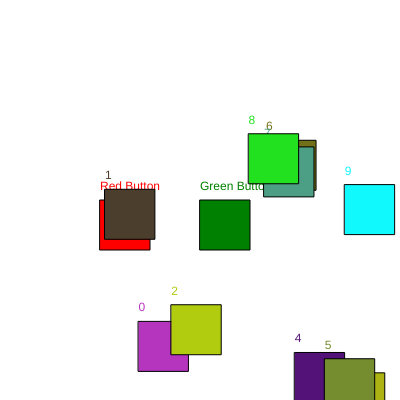
Frame 1 (no input)
Frame 60 (no input): identical to frame 1, image omitted
Frame 120 (the mouse pressed at the canvas centre since frame 60): identical to frame 1, image omitted

The p5.js sketch that drew this single still picture (run headless with seeded random() and noise() and a simulated clock; from frame 60 on, the mouse is pressed at the canvas centre):

// p5.js sketch
// ── sketch.js
// var posX = 0;
// var posY = 0;
// var rectSize = 100;
// var colors = "green";

var button1, button2; //create an empty var

var buttonArray = [];


//create an interface class
class interfaces{
  //constructor: characteristics for your object
  constructor(tempX, tempY, tempS, tempC, tempName){// no limit to num of parameters

    this.x = tempX;
    this.y = tempY;
    this.size = tempS;
    this.color = tempC;
    this.name = tempName;
    this.overlay = false;
    // what inside the class won't affect what's outside the class
  }

  display(){//to draw 2 buttons

    fill(this.color);
    rect(this.x, this.y, this.size, this.size);
    text(this.name, this.x, this.y-10);

    if(this.overlay == true){
      fill(127,127);
      rect(this.x, this.y, this.size, this.size);
    }

  }

  checkbutton(mX,mY){
    if(mX > this.x && mX< this.x + this.size && mY >this.y && mY < this.y + this.size){
      this.overlay = true ;
      return true;
    }else {
      this.overlay = false ;
      return false;
    }
  }



}


function setup() {
  createCanvas(400,400);
  button1 = new interfaces(100,200,50,"red","Red Button"); //create a new button
  button2 = new interfaces(200,200,50,"green","Green Button");


  for(var i = 0; i <10; i++){
    var c = color(random(255),random(255),random(255));
    buttonArray[i] = new interfaces(random(width),random(height),50,c,i);
  }

}



function draw() {
  background(255);


  button1.display();
  if(button1.checkbutton(mouseX,mouseY)){
    console.log(button1.name);
  }


  button2.display();
  if(button2.checkbutton(mouseX,mouseY)){
    console.log(button2.name);
  }

  for( var i =0; i < buttonArray.length; i ++){
    buttonArray[i].display();
    if(buttonArray[i].checkbutton(mouseX,mouseY)){
      console.log(buttonArray[i].name);
      background(buttonArray[i].color);
    }
  }


}
